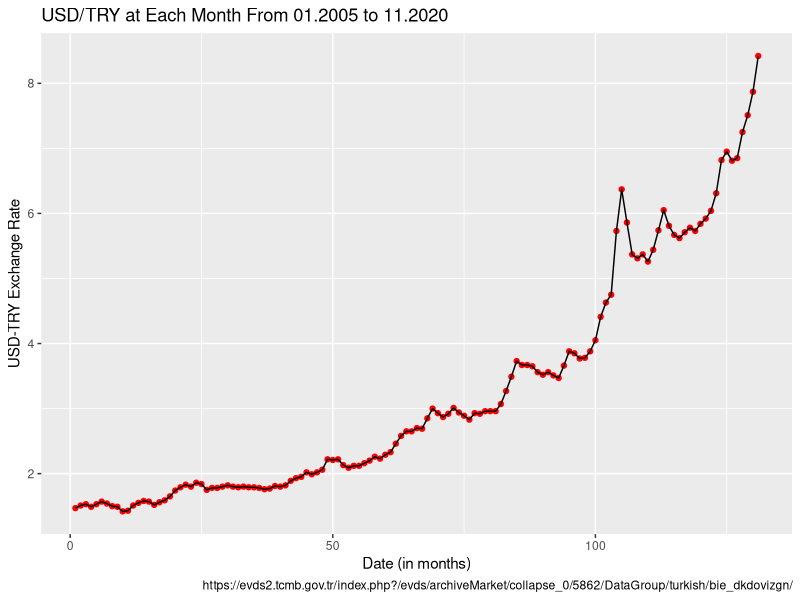
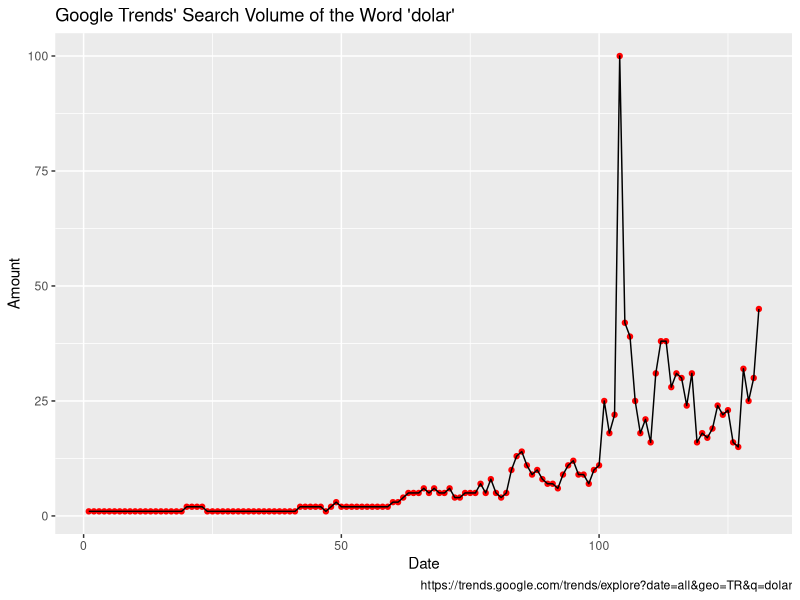
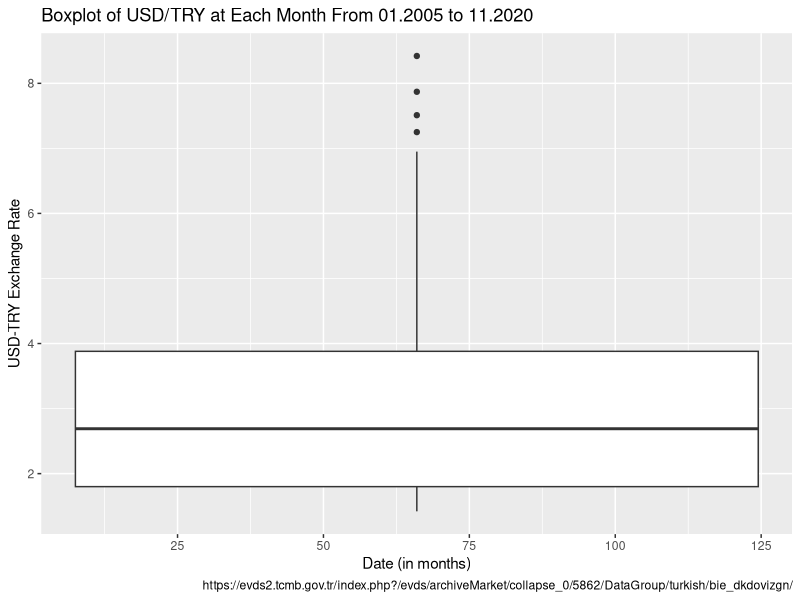
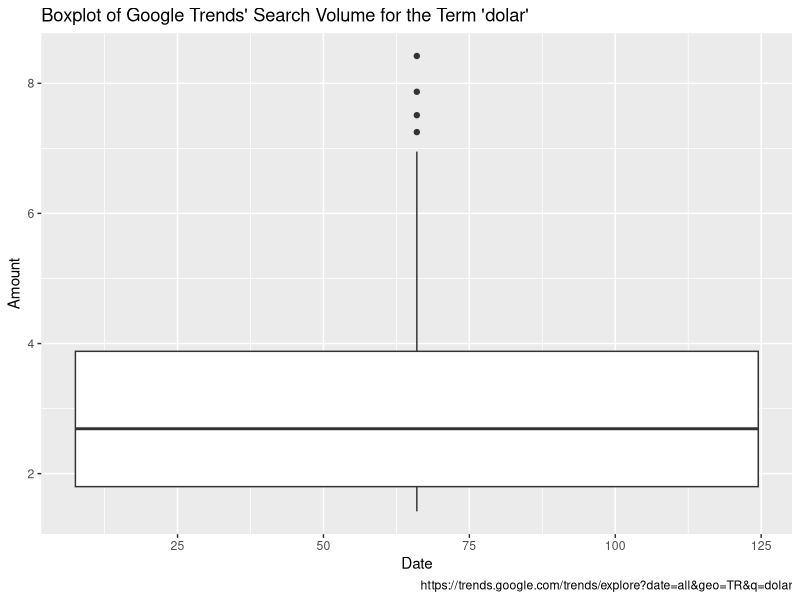
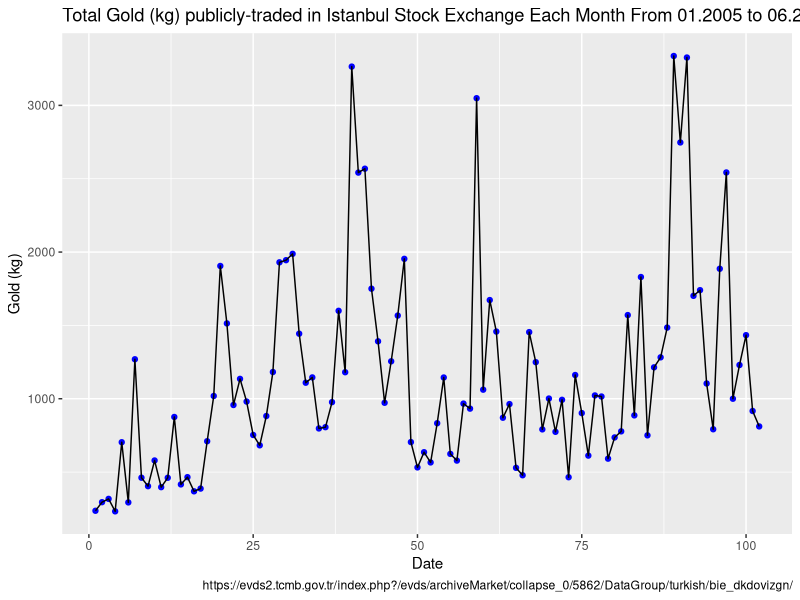
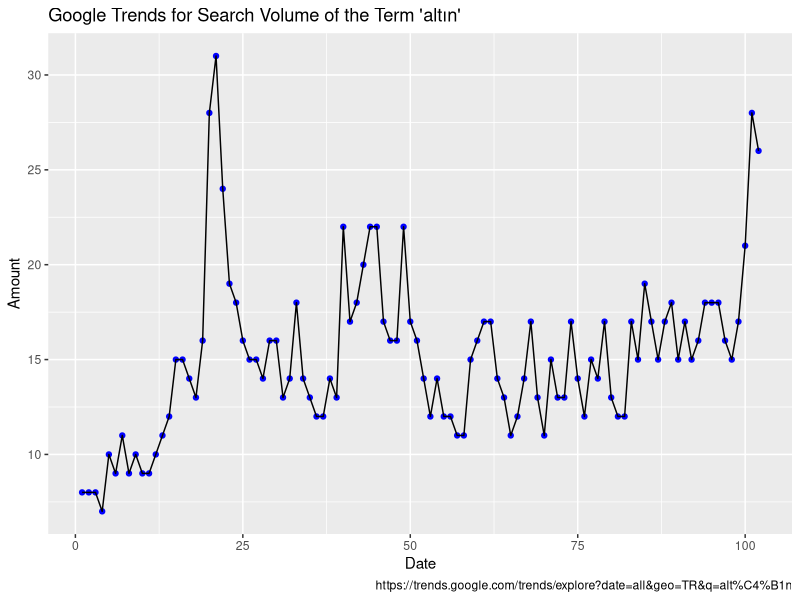
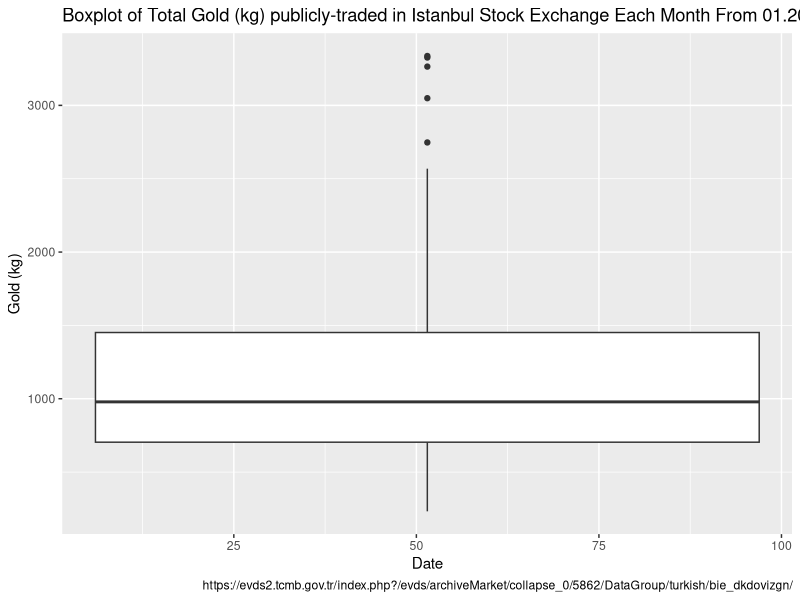
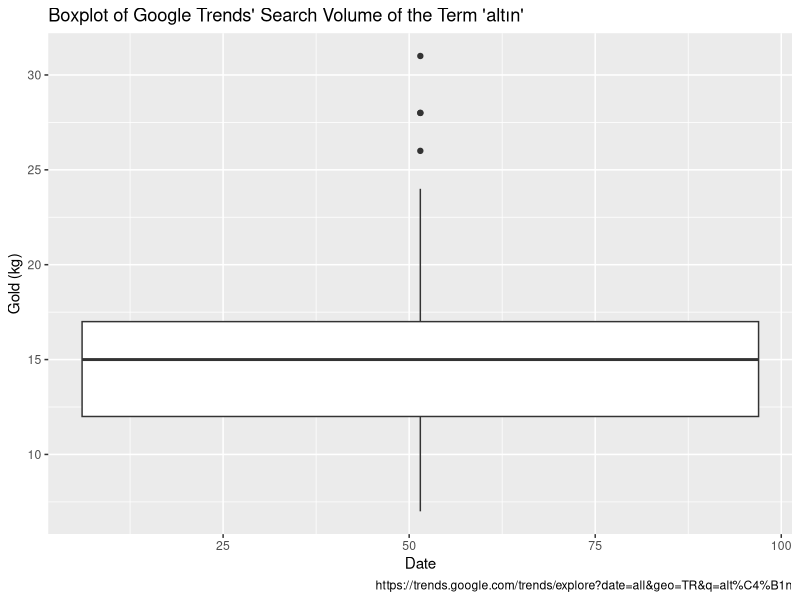

Reproduce these figures in R, in order.
## ---- chunk 1
setwd("D:/Lectures/(2020-2021) Lectures Junior/IE360/Assignments/1")

library(ggplot2)
library(knitr)
library(markdown)

exc <- read.table(file="hw1_data1.txt", header=TRUE)

attach(exc)

usdplot <- ggplot(exc, aes(date, usd))

usdplot + geom_point(color="red") + geom_line() + 
          labs(title = "USD/TRY at Each Month From 01.2005 to 11.2020", x = "Date (in months)", y = "USD-TRY Exchange Rate",  
               caption = "https://evds2.tcmb.gov.tr/index.php?/evds/archiveMarket/collapse_0/5862/DataGroup/turkish/bie_dkdovizgn/")

# + geom_text(aes(label=months), angle = 90, size = 2, nudge_y = 0.2)
# + theme(axis.text.x = element_text(angle = 90, hjust = 1))

save.image("hw1_data1_R.RData")

ggsave("plot1.png", width = 80, height = 10, limitsize = FALSE)

## ---- chunk 2
setwd("D:/Lectures/(2020-2021) Lectures Junior/IE360/Assignments/1")

library(ggplot2)
library(knitr)
library(markdown)

trends_data1_line <- read.table(file="hw1_data1_trends_data.txt", header=TRUE)

attach(trends_data1_line)

data1plot <- ggplot(trends_data1_line, aes(number, amount))

data1plot + geom_point(color="red") + geom_line() + 
          labs(title = "Google Trends' Search Volume of the Word 'dolar'", x = "Date", y = "Amount",  
               caption = "https://trends.google.com/trends/explore?date=all&geo=TR&q=dolar")

save.image("hw1_data1_trends_data1_line.RData")

ggsave("plot1-trends-line.png", width = 80, height = 10, limitsize = FALSE)

## ---- chunk 3
setwd("D:/Lectures/(2020-2021) Lectures Junior/IE360/Assignments/1")

library(ggplot2)
library(knitr)
library(markdown)

exc <- read.table(file="hw1_data1.txt", header=TRUE)

attach(exc)

usdplot <- ggplot(exc, aes(date, usd))

usdplot + geom_boxplot() + 
          labs(title = "Boxplot of USD/TRY at Each Month From 01.2005 to 11.2020", x = "Date (in months)", y = "USD-TRY Exchange Rate", caption = "https://evds2.tcmb.gov.tr/index.php?/evds/archiveMarket/collapse_0/5862/DataGroup/turkish/bie_dkdovizgn/")

save.image("hw1_data1_tcmb_data1_boxplot.RData")

ggsave("plot1-tcmb-boxplot.png", width = 10, height = 10, limitsize = FALSE)

## ---- chunk 4
setwd("D:/Lectures/(2020-2021) Lectures Junior/IE360/Assignments/1")

library(ggplot2)
library(knitr)
library(markdown)

exc <- read.table(file="hw1_data1.txt", header=TRUE)

attach(exc)

usdplot <- ggplot(exc, aes(date, usd))

usdplot + geom_boxplot() + 
          labs(title = "Boxplot of Google Trends' Search Volume for the Term 'dolar'", x = "Date", y = "Amount", caption = "https://trends.google.com/trends/explore?date=all&geo=TR&q=dolar")

save.image("hw1_data1_tcmb_data1_boxplot.RData")

ggsave("plot1-tcmb-boxplot.png", width = 10, height = 10, limitsize = FALSE)


## ---- chunk 5
setwd("D:/Lectures/(2020-2021) Lectures Junior/IE360/Assignments/1")

gold <- read.table(file="hw1_data2.txt", header=TRUE)

attach(gold)

library(ggplot2)
library(knitr)
library(markdown)

usdplot <- ggplot(gold, aes(number, kg))


usdplot + geom_point(color="blue") + geom_line() +
  labs(title = "Total Gold (kg) publicly-traded in Istanbul Stock Exchange Each Month From 01.2005 to 06.2018", x = "Date", y = "Gold (kg)",  
       caption = "https://evds2.tcmb.gov.tr/index.php?/evds/archiveMarket/collapse_0/5862/DataGroup/turkish/bie_dkdovizgn/")


save.image("hw1_data2_R.RData")

ggsave("plot2.png", width = 65, height = 10, limitsize = FALSE)

## ---- chunk 6
setwd("D:/Lectures/(2020-2021) Lectures Junior/IE360/Assignments/1")

gold_trends <- read.table(file="hw1_data2_trends_data.txt", header=TRUE)

attach(gold_trends)

library(ggplot2)
library(knitr)
library(markdown)

goldplot <- ggplot(gold_trends, aes(number, amount))


goldplot + geom_point(color="blue") + geom_line() +
  labs(title = "Google Trends for Search Volume of the Term 'altın'", 
       x = "Date", y = "Amount",  
       caption = "https://trends.google.com/trends/explore?date=all&geo=TR&q=alt%C4%B1n")


save.image("hw1_data2_trends.RData")

ggsave("plot2-trends-line.png", width = 65, height = 10, limitsize = FALSE)

## ---- chunk 7
setwd("D:/Lectures/(2020-2021) Lectures Junior/IE360/Assignments/1")

gold <- read.table(file="hw1_data2.txt", header=TRUE)

attach(gold)

library(ggplot2)
library(knitr)
library(markdown)

usdplot <- ggplot(gold, aes(number, kg))


usdplot + geom_boxplot() + 
  labs(title = "Boxplot of Total Gold (kg) publicly-traded in Istanbul Stock Exchange Each Month From 01.2005 to 06.2018", x = "Date", y = "Gold (kg)",  
       caption = "https://evds2.tcmb.gov.tr/index.php?/evds/archiveMarket/collapse_0/5862/DataGroup/turkish/bie_dkdovizgn/")


save.image("hw1_data2_tcmb_boxplot.RData")

ggsave("plot2-tcmb-boxplot.png", width = 10, height = 10, limitsize = FALSE)


## ---- chunk 8
setwd("D:/Lectures/(2020-2021) Lectures Junior/IE360/Assignments/1")

gold <- read.table(file="hw1_data2_trends_data.txt", header=TRUE)

attach(gold)

library(ggplot2)
library(knitr)
library(markdown)

usdplot <- ggplot(gold, aes(number, amount))


usdplot + geom_boxplot() + 
  labs(title = "Boxplot of Google Trends' Search Volume of the Term 'altın'", x = "Date", y = "Gold (kg)",  
       caption = "https://trends.google.com/trends/explore?date=all&geo=TR&q=alt%C4%B1n")


save.image("hw1_data2_trends_boxplot.RData")

ggsave("plot2-trends-boxplot.png", width = 10, height = 10, limitsize = FALSE)


## ---- chunk 9
setwd("D:/Lectures/(2020-2021) Lectures Junior/IE360/Assignments/1")

bankusd <- read.table(file="hw1_data3.txt", header=TRUE)

attach(bankusd)

library(ggplot2)
library(knitr)
library(markdown)

bankplot <- ggplot(bankusd, aes(number, amount))

bankplot + geom_point(color="purple") + geom_line(color = "black") + geom_step(color="red", alpha=0.3) +
  labs(title = "Banks' Total Amount of Dollars (in millions) From 01.2012 to 08.2020", x = "Date", y = "Dollars (in millions)",  
       caption = "https://evds2.tcmb.gov.tr/index.php?/evds/archiveMarket/collapse_0/5862/DataGroup/turkish/bie_dkdovizgn/") 

save.image("hw1_data3_R.RData")

ggsave("plot3.png", width = 25, height = 10, limitsize = FALSE)

## ---- chunk 10
setwd("D:/Lectures/(2020-2021) Lectures Junior/IE360/Assignments/1")

bankusd <- read.table(file="hw1_data3_trends_data.txt", header=TRUE)

attach(bankusd)

library(ggplot2)
library(knitr)
library(markdown)

bankplot <- ggplot(bankusd, aes(number, amount))

bankplot + geom_point(color="purple") + geom_line(color = "black") + geom_step(color="red", alpha=0.3) +
  labs(title = "Google Trends' Search Volume for the Term 'döviz hesabı'", x = "Date", y = "Dollars (in millions)",  
       caption = "https://trends.google.com/trends/explore?date=all&geo=TR&q=d%C3%B6viz%20hesab%C4%B1") 

save.image("hw1_data3_trends_line.RData")

ggsave("plot3-trends-line.png", width = 25, height = 10, limitsize = FALSE)

## ---- chunk 11
setwd("D:/Lectures/(2020-2021) Lectures Junior/IE360/Assignments/1")

bankusd <- read.table(file="hw1_data3.txt", header=TRUE)

attach(bankusd)

library(ggplot2)
library(knitr)
library(markdown)

bankplot <- ggplot(bankusd, aes(number, amount))

bankplot + geom_boxplot() +
  labs(title = "Banks' Total Amount of Dollars (in millions) From 01.2012 to 08.2020", x = "Date", y = "Dollars (in millions)",  
       caption = "https://evds2.tcmb.gov.tr/index.php?/evds/archiveMarket/collapse_0/5862/DataGroup/turkish/bie_dkdovizgn/") 

save.image("hw1_data3_boxplot.RData")

ggsave("plot3-tcmb-boxplot.png", width = 25, height = 10, limitsize = FALSE)


## ---- chunk 12
setwd("D:/Lectures/(2020-2021) Lectures Junior/IE360/Assignments/1")

bankusd <- read.table(file="hw1_data3_trends_data.txt", header=TRUE)

attach(bankusd)

library(ggplot2)
library(knitr)
library(markdown)

bankplot <- ggplot(bankusd, aes(number, amount))

bankplot + geom_boxplot() +
  labs(title = "Boxplot of Google Trends' Search Volume for the Term 'döviz hesabı'", x = "Date", y = "Dollars (in millions)",  
       caption = "https://trends.google.com/trends/explore?date=all&geo=TR&q=d%C3%B6viz%20hesab%C4%B1") 

save.image("hw1_data3_trends_boxplot.RData")

ggsave("plot3-trends-boxplot.png", width = 25, height = 10, limitsize = FALSE)

